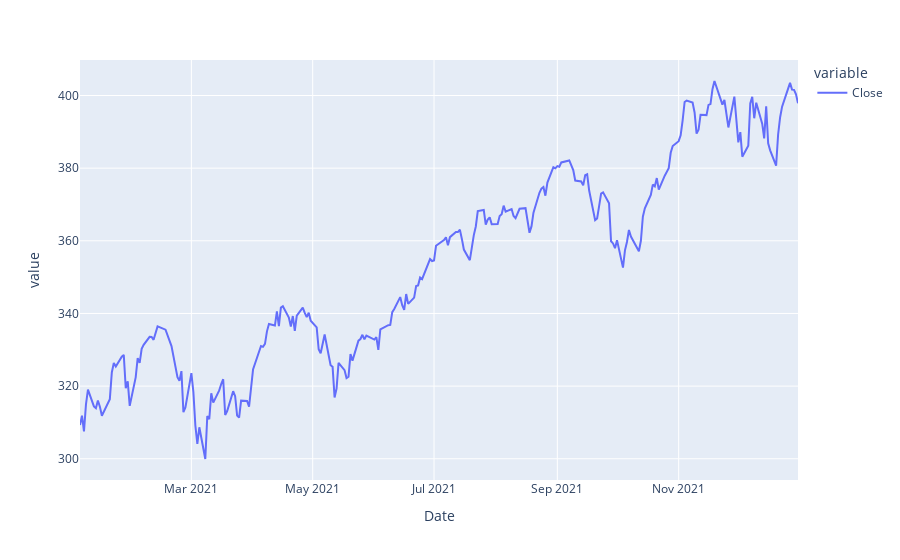

Notebook code cell kept with this figure:
### Code cell
close.plot()

### Figure 1 — Plotly figure (JSON) as saved in the notebook; plotly's stock layout.template omitted (floating-point values rounded to 4 significant figures; data arrays with more than 128 entries replaced by an {"elided": "..."} marker saying what was removed)
{"data": [{"hovertemplate": "variable=Close<br>Date=%{x}<br>value=%{y}<extra></extra>", "legendgroup": "Close", "line": {"color": "#636efa", "dash": "solid"}, "marker": {"symbol": "circle"}, "mode": "lines", "name": "Close", "orientation": "v", "showlegend": true, "type": "scatter", "x": {"elided": "252 str values"}, "xaxis": "x", "y": {"elided": "252 float values"}, "yaxis": "y"}], "layout": {"legend": {"title": {"text": "variable"}, "tracegroupgap": 0}, "margin": {"t": 60}, "xaxis": {"anchor": "y", "domain": [0, 1], "title": {"text": "Date"}}, "yaxis": {"anchor": "x", "domain": [0, 1], "title": {"text": "value"}}}}
